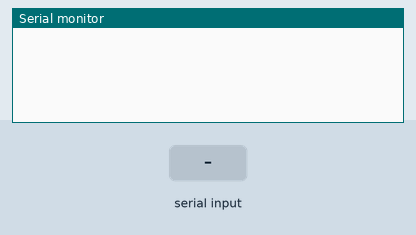
A sketch run on a simulated Arduino Uno, built with avr-gcc and run on an emulated ATmega328P. Shown: the last lines printed to the serial monitor. Inputs (shaded band) come from the test bench.

Above: at 1.2 s.
1.3 s: "#" received over Serial
At 1.58 s:
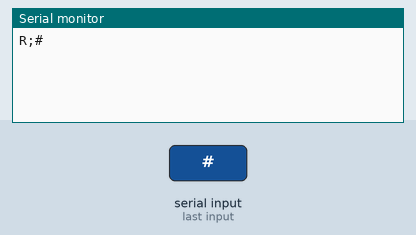
At 3.0 s:
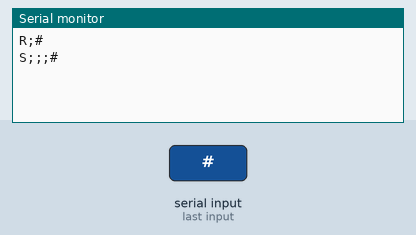

The sketch:

Jarvino_Server.ino
```cpp
#include <RCSwitch.h>
#include <Time.h>

////////////
// Config Start
////////////

int ledPin = 13; // 13 -> PIN D13
int senderPowerPin = 7; // 7 -> PIN D7
int senderPin = 10; // 10 -> PIN D10
int receiverPin = 0; // 0 -> PIN D2

////////////
// Config End
////////////

RCSwitch mySwitch = RCSwitch();
String content = "";
char character;

String lastValueReceived = "";
int lastTimeReceived = 0;

void setup() {

  Serial.begin(9600);
  mySwitch.enableReceive(receiverPin); // 0 -> PIN D2
  mySwitch.enableTransmit(senderPin); //10 -> PIN D10
  pinMode(senderPowerPin, OUTPUT);
}

void loop() {

  checkReceive();
  checkSend();
}

void checkReceive() {

  if (mySwitch.available())
  {
    digitalWrite(ledPin, HIGH);

    int value = mySwitch.getReceivedValue();

    if (value != 0)
    {
      String received = "D;";
      received += mySwitch.getReceivedValue();
      received += ";";
      received += mySwitch.getReceivedBitlength();
      received += ";";
      received += mySwitch.getReceivedProtocol();
      received += "#";

      if (received == lastValueReceived)
      {
        if ((now() - lastTimeReceived) > 3)
        {
          lastValueReceived = "";
        }
      }

      if (received != lastValueReceived)
      {
        Serial.println( received );
        lastValueReceived = received;
        lastTimeReceived = now();
      }
    }

    mySwitch.resetAvailable();

    digitalWrite(ledPin, LOW);
  }
}


void checkSend() {
while(Serial.available()) {

    character = Serial.read();

    if (character == '#') {
     Serial.print("R;");
     Serial.print(content);
     Serial.println("#");
     processString(content);
     content = "";
    } else {
        content.concat(character);
    }
  }
}


void processString(String data)
{
  digitalWrite(senderPowerPin, HIGH);

  String msg = getValue(data, ';', 0);
  String msg_size = getValue(data, ';', 1);
  String protocol = getValue(data, ';', 2);

  mySwitch.setProtocol(protocol.toInt());
  mySwitch.send(msg.toInt(), msg_size.toInt());

  Serial.print("S;");
  Serial.print(msg);
  Serial.print(";");
  Serial.print(msg_size);
  Serial.print(";");
  Serial.print(protocol);
  Serial.println("#");

  digitalWrite(senderPowerPin, LOW);
}


String getValue(String data, char separator, int index)
{
  int found = 0;
  int strIndex[] = {0, -1};
  int maxIndex = data.length()-1;

  for(int i=0; i<=maxIndex && found<=index; i++){
    if(data.charAt(i)==separator || i==maxIndex){
        found++;
        strIndex[0] = strIndex[1]+1;
        strIndex[1] = (i == maxIndex) ? i+1 : i;
    }
  }

  return found>index ? data.substring(strIndex[0], strIndex[1]) : "";
}
```

Measured:
- after the input at 1.3 s, the serial monitor: prints a new line at once (image 1)
